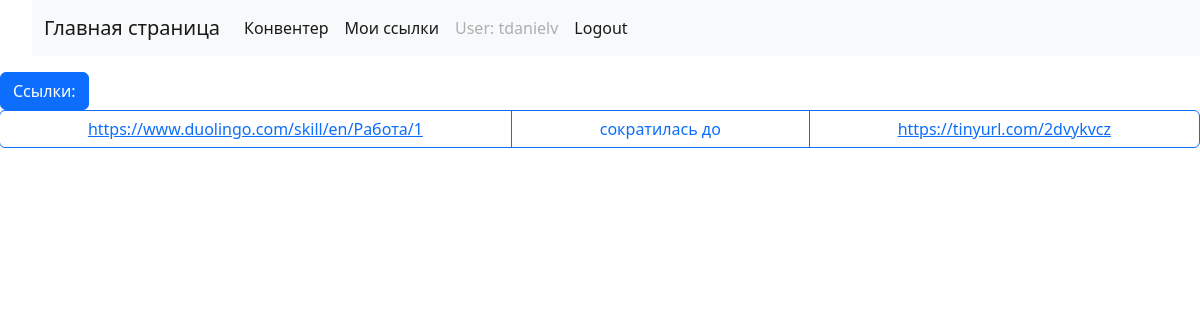
Screenshot of /myurls/ (signed in) with the database file from the repository.
### url_conventer/models.py (models this page shows, shortened)
class Urls(models.Model):
    original_url = models.URLField(help_text='Оригинальная ссылка')
    cut_url = models.URLField(max_length=30)
    using = models.ForeignKey(User, on_delete=models.SET_NULL, null=True, blank=True)

### url_conventer/views.py (the view)
# urls.py: path('myurls/', UrlsByUser.as_view(), name='my_urls'),
class UrlsByUser(LoginRequiredMixin,generic.ListView):
    model = Urls
    template_name ='usersurls.html'
    paginate_by = 10
    def get_queryset(self):
        c = Urls.objects.filter(using=self.request.user).count()
        return Urls.objects.filter(using=self.request.user)

### url_conventer/templates/usersurls.html (shortened to what this page needs)
{% extends "basic.html" %}
{% block content %}
    <button type="button" class="btn btn-primary">Ссылки:
</button>
    {% if urls_list %}
    <ul class="list-group">
      {% for url in urls_list %}
        <div class="btn-group" role="group" aria-label="Basic checkbox toggle button group">
  <label class="btn btn-outline-primary" for="btncheck1"><a href=>{{url.original_url}}</a></label>
  <label class="btn btn-outline-primary" for="btncheck2">сократилась до</label>
  <label class="btn btn-outline-primary" for="btncheck3"><a href=>{{url.cut_url}}</a></label>
</div>
      {% endfor %}
    </ul>
    {% else %}
      <p>There are no urls</p>
    {% endif %}
{% endblock %}

### url_conventer/templates/basic.html (shortened to what this page needs)
<!DOCTYPE html>
<html lang="en">
<head>
    <link href="https://cdn.jsdelivr.net/npm/bootstrap@5.2.0-beta1/dist/css/bootstrap.min.css" rel="stylesheet">
</head>
<body>
<ul>
<nav class="navbar navbar-expand-lg bg-light">
  <div class="container-fluid">
    <a class="navbar-brand" href="{% url 'main_page'%}">Главная страница</a>
    <div class="collapse navbar-collapse" id="navbarNav">
        <ul class="navbar-nav">
            <li class="nav-item">
                <li class="nav-item">
          <a class="nav-link active" aria-current="page" href="{% url 'conventer'%}">Конвентер</a>
        </li>
             {% if user.is_authenticated %}
            <li class="nav-item">
          <a class="nav-link active" aria-current="page" href="{% url 'my_urls'%}">Мои ссылки</a>
        </li>
     <li class="nav-link disabled">User: {{ user.get_username }}</li>
     <li><a class="nav-link active" aria-current="page" href="{% url 'logout'%}?next={{request.path}}">Logout</a></li>
   {% else %}
     <li><a class="nav-link active" aria-current="page" href="{% url 'login'%}?next={{request.path}}">Login</a></li>
   {% endif %}
        </li>
      </ul>
    </div>
  </div>
</nav>
</ul>
{% block content %}
{% endblock %}
</body>
</html>

### rows the page displays
Urls: original_url "https://www.duolingo.com/skill/en/Работа/1", cut_url "https://tinyurl.com/2dvykvcz"

### other values shown
{{ user.get_username }} "tdanielv"
